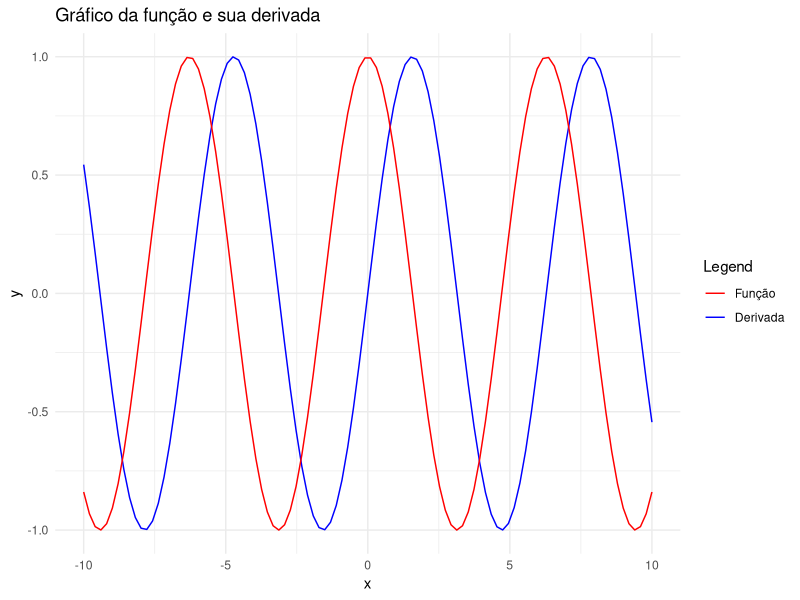

Source code (R):
## ---- chunk 1
library(Deriv) # Capaz de realizar derivadas e integrais
library(ggplot2)

## ---- chunk 2

# Define the function
f <- function(x) sin(x)

# Calculate the symbolic derivative
derivada <- Deriv(f, "x")

# Exiba a derivada
derivada

# Derivada para um valor
derivada(0)

x_vals <- seq(-10, 10, length.out = 100)

# Calcula os valores das funções e derivadas para os valores de x
f_vals <- f(x_vals)
derivada_vals <- eval(derivada(x_vals))

# Cria um dataframe com os valores de x e as funções
dados <- data.frame(x = x_vals, f_x = f_vals, derivada_x = derivada_vals)

# Cria o gráfico usando ggplot2
grafico <- ggplot(dados, aes(x)) +
  geom_line(aes(y = f_x, color = "Função")) +
  geom_line(aes(y = derivada_x, color = "Derivada")) +
  labs(x = "x", y = "y", color = "Legend") +
  ggtitle("Gráfico da função e sua derivada") +
  scale_color_manual(values = c("Função" = "blue", "Derivada" = "red"),
                     labels = c("Função", "Derivada")) +
  theme_minimal()

# Exibe o gráfico
print(grafico)
